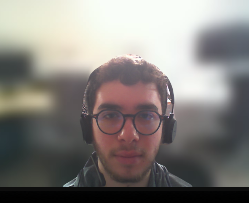
#> input picture L8/DataSets/Chris/Face1.png, 249 x 203 px, given in place of the camera
$ python FaceDetection.py
#> lines starting #> are read from the running program, lines starting #| are printed output that depends on the picture
import cv2
import sys
import numpy as np
import os

#Using Haar Cascade file, pre-trained face detection model
HaarFile = "C:\OpenCV with python\L8\DataSets\haarcascade_frontalface_default.xml"

Dataset = "C:\OpenCV with python\L8\DataSets"
sub_dataset = "C:\OpenCV with python\L8\DataSets\Chris"
path = os.path.join(Dataset,sub_dataset)

if not os.path.isdir(path):
    os.mkdir(path)

(width, height) = (130,100)
FaceCascade = cv2.CascadeClassifier(HaarFile)
webcam = cv2.VideoCapture(0) #0 for the laptop cam and 1 for external cam

count = 1
while count < 30:
    (_, im) = webcam.read()
#> im is the input picture: shape (203, 249, 3); mean B, G, R 125.3, 129, 132.9
    gray = cv2.cvtColor(im,cv2.COLOR_BGR2GRAY)
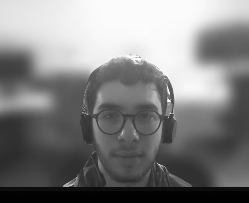
#> gray: shape (203, 249); min 0, max 254, mean 129.7
    face = FaceCascade.detectMultiScale(gray,1.3,4) #1.3 is the scale factor for image size reduction, 4 are the minimum neighbor (higher = more accuracy) it helps you in getting x,w,h
#> face = ()

    for (x,y,w,h) in face:
        cv2.rectangle(im,(x,y),(x+w,y+h),(255,0,0),2)
        face = gray[y:y+h,x:x+w]
        face_resize = cv2.resize(face,(width,height))

        cv2.imwrite('% s/% s.png'%(path,count),face_resize)
        count += 1

        cv2.imshow("Face",im)
        key = cv2.waitKey(10)
        if key == 27:
            break
#> this loop made 0 passes
#> after the loop, count = 1

$ run again, on L8/DataSets/Chris/Face2.png
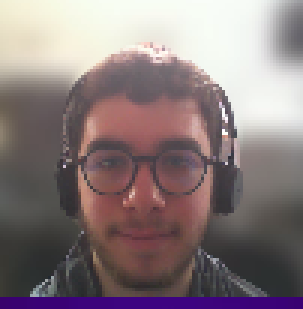
#> input picture L8/DataSets/Chris/Face2.png, 101 x 103 px, given in place of the camera (shown 3 times larger)
#> im is the input picture: shape (103, 101, 3); mean B, G, R 124.4, 123, 137.2
#> `gray = cv2.cvtColor(im,cv2.COLOR_BGR2GRAY)`:
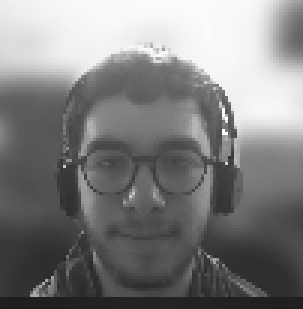
#> gray: shape (103, 101) (shown 3 times larger); min 30, max 254, mean 127.4
#> face = ()
#> after the loop `for (x,y,w,h) in face:`: count = 1
